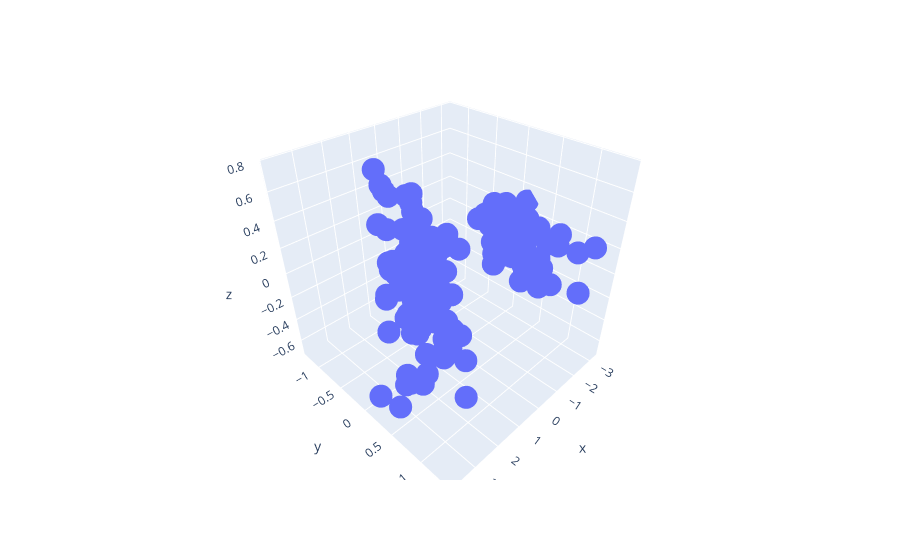

Notebook source saved alongside this figure:
### Code cell
X = df.drop(columns='species')
features = KernelPCA(n_components=3).fit_transform(X)
px.scatter_3d(x=features[:,0], y=features[:,1], z=features[:,2])

### Figure 1 — Plotly figure (JSON) as saved in the notebook; plotly's stock layout.template omitted (floating-point values rounded to 4 significant figures; data arrays with more than 128 entries replaced by an {"elided": "..."} marker saying what was removed)
{"data": [{"hovertemplate": "x=%{x}<br>y=%{y}<br>z=%{z}<extra></extra>", "legendgroup": "", "marker": {"color": "#636efa", "symbol": "circle"}, "mode": "markers", "name": "", "scene": "scene", "showlegend": false, "type": "scatter3d", "x": {"elided": "150 float values"}, "y": {"elided": "150 float values"}, "z": {"elided": "150 float values"}}], "layout": {"legend": {"tracegroupgap": 0}, "margin": {"t": 60}, "scene": {"domain": {"x": [0, 1], "y": [0, 1]}, "xaxis": {"title": {"text": "x"}}, "yaxis": {"title": {"text": "y"}}, "zaxis": {"title": {"text": "z"}}}}}
